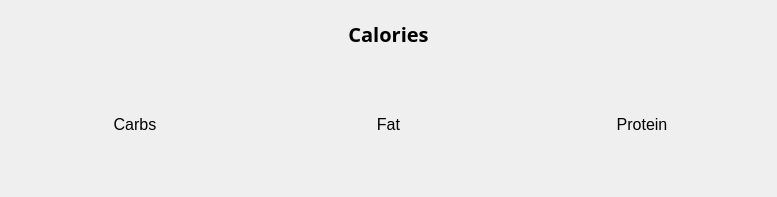
<?xml version="1.0" encoding="UTF-8"?>
<ui version="4.0">
 <class>MacroPreview</class>
 <widget class="QFrame" name="MacroPreview">
  <property name="geometry">
   <rect>
    <x>0</x>
    <y>0</y>
    <width>777</width>
    <height>197</height>
   </rect>
  </property>
  <property name="font">
   <font>
    <pointsize>12</pointsize>
   </font>
  </property>
  <property name="windowTitle">
   <string>Frame</string>
  </property>
  <layout class="QGridLayout" name="gridLayout">
   <item row="2" column="0" colspan="6">
    <widget class="NutrientProgressBar" name="cals" native="true"/>
   </item>
   <item row="4" column="2" colspan="2">
    <widget class="NutrientProgressBar" name="fat" native="true">
     <property name="font">
      <font>
       <pointsize>10</pointsize>
      </font>
     </property>
    </widget>
   </item>
   <item row="4" column="0" colspan="2">
    <widget class="NutrientProgressBar" name="carbs" native="true">
     <property name="font">
      <font>
       <pointsize>10</pointsize>
      </font>
     </property>
    </widget>
   </item>
   <item row="4" column="4" colspan="2">
    <widget class="NutrientProgressBar" name="protein" native="true">
     <property name="font">
      <font>
       <pointsize>10</pointsize>
      </font>
     </property>
    </widget>
   </item>
   <item row="3" column="4" colspan="2">
    <widget class="QLabel" name="label_3">
     <property name="sizePolicy">
      <sizepolicy hsizetype="Preferred" vsizetype="Fixed">
       <horstretch>0</horstretch>
       <verstretch>0</verstretch>
      </sizepolicy>
     </property>
     <property name="text">
      <string>Protein</string>
     </property>
     <property name="alignment">
      <set>Qt::AlignmentFlag::AlignBottom|Qt::AlignmentFlag::AlignHCenter</set>
     </property>
    </widget>
   </item>
   <item row="3" column="2" colspan="2">
    <widget class="QLabel" name="label_2">
     <property name="sizePolicy">
      <sizepolicy hsizetype="Preferred" vsizetype="Fixed">
       <horstretch>0</horstretch>
       <verstretch>0</verstretch>
      </sizepolicy>
     </property>
     <property name="text">
      <string>Fat</string>
     </property>
     <property name="alignment">
      <set>Qt::AlignmentFlag::AlignBottom|Qt::AlignmentFlag::AlignHCenter</set>
     </property>
    </widget>
   </item>
   <item row="3" column="0" colspan="2">
    <widget class="QLabel" name="label">
     <property name="sizePolicy">
      <sizepolicy hsizetype="Preferred" vsizetype="Fixed">
       <horstretch>0</horstretch>
       <verstretch>1</verstretch>
      </sizepolicy>
     </property>
     <property name="text">
      <string>Carbs</string>
     </property>
     <property name="alignment">
      <set>Qt::AlignmentFlag::AlignBottom|Qt::AlignmentFlag::AlignHCenter</set>
     </property>
    </widget>
   </item>
   <item row="1" column="0" colspan="6">
    <widget class="QLabel" name="label_4">
     <property name="font">
      <font>
       <family>Noto Sans</family>
       <pointsize>15</pointsize>
       <bold>true</bold>
      </font>
     </property>
     <property name="text">
      <string>Calories</string>
     </property>
     <property name="alignment">
      <set>Qt::AlignmentFlag::AlignCenter</set>
     </property>
    </widget>
   </item>
  </layout>
 </widget>
 <customwidgets>
  <customwidget>
   <class>NutrientProgressBar</class>
   <extends>QWidget</extends>
   <header>items/NutrientProgressBar.h</header>
   <container>1</container>
  </customwidget>
 </customwidgets>
 <resources/>
 <connections/>
 <designerdata>
  <property name="gridDeltaX">
   <number>10</number>
  </property>
  <property name="gridDeltaY">
   <number>10</number>
  </property>
  <property name="gridSnapX">
   <bool>true</bool>
  </property>
  <property name="gridSnapY">
   <bool>true</bool>
  </property>
  <property name="gridVisible">
   <bool>true</bool>
  </property>
 </designerdata>
</ui>
